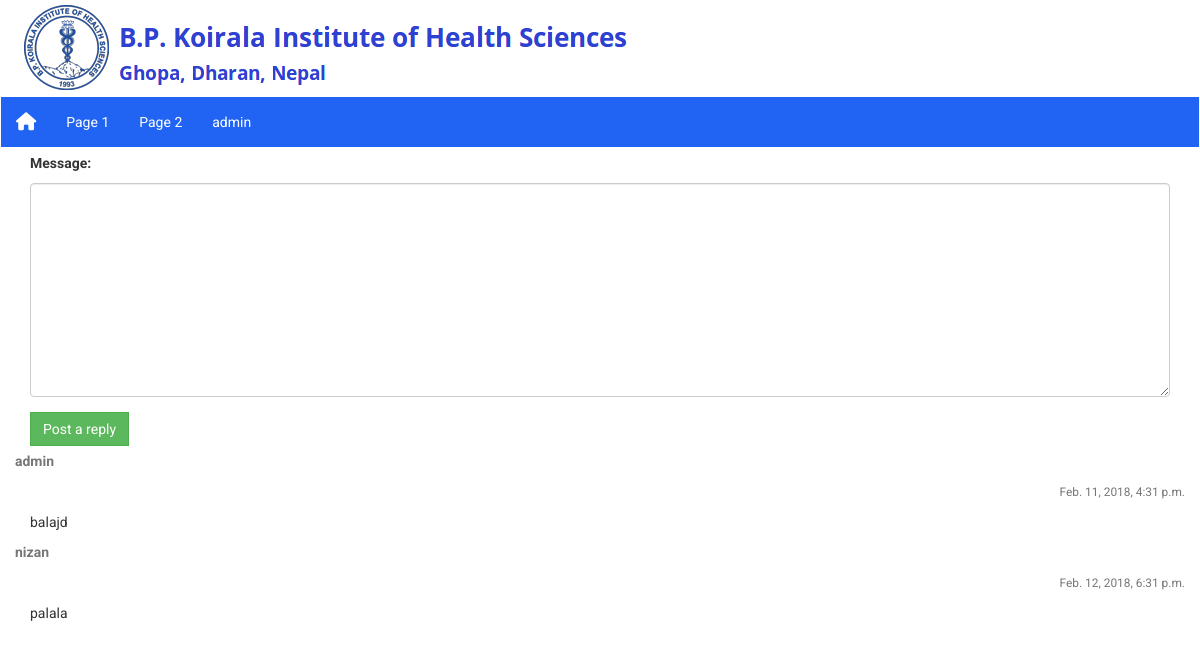
Page /boards/1/topics/1/reply/ (signed in) on the committed database.
### boards/models.py (models this page shows, shortened)
class Post(models.Model):
    message = models.TextField(max_length=4000)
    topic = models.ForeignKey(Topic, related_name='posts')
    created_at = models.DateTimeField(auto_now_add=True)
    updated_at = models.DateTimeField(null=True)
    created_by = models.ForeignKey(User, related_name='posts')
    updated_by = models.ForeignKey(User, null=True, related_name='+')

### boards/views.py (the view)
# urls.py: url(r'^(?P<pk>\d+)/topics/(?P<topic_pk>\d+)/reply/$', views.reply_topic, name='reply_topic'),
@login_required
def reply_topic(request, pk, topic_pk):
    topic = get_object_or_404(Topic, board__pk=pk, pk=topic_pk)
    if request.method == 'POST':
        form = PostForm(request.POST)
        if form.is_valid():
            post = form.save(commit=False)
            post.topic = topic
            post.created_by = request.user
            post.save()
            return redirect('boards:topic_posts', pk=pk, topic_pk=topic_pk)
    else:
        form = PostForm()
    return render(request, 'boards/reply_topic.html', {'topic': topic, 'form': form})

### boards/forms.py
class PostForm(forms.ModelForm):
    class Meta:
        model = Post
        fields = ['message', ]

### templates/boards/reply_topic.html (shortened to what this page needs)
{% extends 'base.html' %}
{% block body %}
<div class="container">
    <form method="post" class="mb-4">
        {% include 'boards/includes/forms.html' %}
        <button type="submit" class="btn btn-success">Post a reply</button>
    </form>
    {% for post in topic.posts.all %}
        <div class="card mb-2">
            <div class="card-body p-3">
                <div class="row mb-3">
                    <div class="col-6">
                        <strong class="text-muted">{{ post.created_by.username }}</strong>
                    </div>
                    <div class="col-6 text-right">
                        <small class="text-muted">{{ post.created_at }}</small>
                    </div>
                </div>
                {{ post.message }}
            </div>
        </div>
    {% endfor %}
</div>
{% endblock %}

### templates/base.html (shortened to what this page needs)
{% load static from staticfiles %}
<!DOCTYPE html>
<html lang="en">
<head>
    <link rel="stylesheet" href="https://maxcdn.bootstrapcdn.com/bootstrap/3.3.7/css/bootstrap.min.css"
>
    <link rel="stylesheet" href="{% static 'bower_components/font-awesome/css/font-awesome.min.css' %}">
    <link rel="stylesheet" href="{% static 'css/style.css' %}">
    <link rel="stylesheet" href="{% static 'css/boards/style.css' %}">
</head>
<body>
{% block affix %}
    <div class="container-fluid ">
        <img class="img-responsive  " src="{% static 'images/bkhis.png' %}" alt="BPKIHS logo"/>
    </div>
{% endblock %}
{% block navbar %}
    <nav class="navbar navbar-inverse set-radius-zero">
        <div class="container-fluid">
            <div class="navbar-header">
                <a class="navbar-brand" href="/">
                    <i class="fa fa-home" style="color: white;"></i>
                </a>
            </div>
            <div class="collapse navbar-collapse" id="myNavbar">
                <ul class="nav navbar-nav">
                    <li class="navlinks"><a href="#">Page 1</a></li>
                    <li class="navlinks"><a href="#">Page 2</a></li>
                    <li class="navlinks"><a href="#">{{ user.username }}</a></li>
                </ul>
            </div>
        </div>
    </nav>
{% endblock %}
{% block body %}
{% endblock %}
</body>
</html>

### static/css/style.css (style rules this page uses)
body { font-family: 'Roboto', sans-serif; line-height: 30px; }
.set-radius-zero { border-radius: 0; -moz-border-radius: 0; -webkit-border-radius: 0; }
.btn { border-radius: 0px; -webkit-border-radius: 0px; -moz-border-radius: 0px; }
.navbar-inverse { background-color: #2164f4; border-color: white; }
.navbar { margin-bottom: 0px; }
.navbar-inverse .navbar-nav > li > a { color: white; }

### rows in the picture
Post: created_by.username "admin", created_at "Feb. 11, 2018, 4:31 p.m.", message "balajd"
Post: created_by.username "nizan", created_at "Feb. 12, 2018, 6:31 p.m.", message "palala"

### other values in the picture
{{ user.username }} "admin"
{{ field.label_tag }} "Message:"
